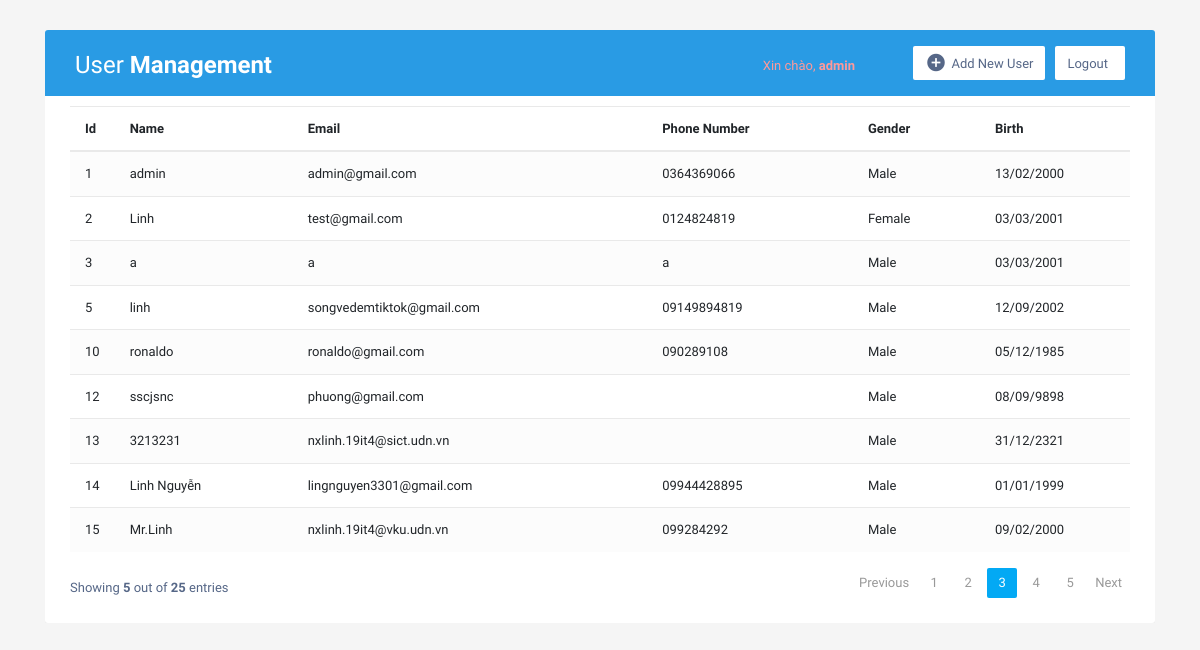
/admin.php (signed in), run on the app's committed database.
### tables this page shows
CREATE TABLE `users` (
  `id` int(11) NOT NULL,
  `name` varchar(50) NOT NULL,
  `email` varchar(255) NOT NULL,
  `sdt` varchar(50) NOT NULL,
  `pass` varchar(50) NOT NULL,
  `birth` date NOT NULL,
  `gender` varchar(50) NOT NULL
);

### admin.php (the view, shortened to what this page needs)
<?php
    include 'config/database.php';
    $query = "SELECT * FROM users";
    $stmt = $conn->prepare($query);
    $stmt->execute();
?>
<!DOCTYPE html>
<html lang="en">
<head>
<link rel="stylesheet" href="https://stackpath.bootstrapcdn.com/bootstrap/4.5.0/css/bootstrap.min.css">
<link rel="stylesheet" href="https://maxcdn.bootstrapcdn.com/font-awesome/4.7.0/css/font-awesome.min.css">
<link rel="stylesheet" href="css/admin.css">
</head>
<body>
<div class="container">
    <div class="row">
        <div class="col-12">
    <div class="table-responsive">
        <div class="table-wrapper">
            <div class="table-title">
                <div class="row">
                    <div class="col-sm-5">
                        <h2>User <b>Management</b></h2>
                    </div>
                    <div class="col-sm-2">
                    </div>
                    <div class="col-sm-2" style="text-align: right; padding-top: 10px; color:#ff9999 ;">Xin chào, <b><?php echo $_SESSION['user_name']; ?></b></div>
                    <div class="col-sm-3">
                        <a href="logout.php" class="btn btn-danger" id="btnLogout"><i class="material-icons"></i> <span>Logout</span></a>
                        <a href="" type="button" data-toggle="modal" data-target="#myModal" class="btn btn-secondary"><i class="material-icons">&#xE147;</i> <span>Add New User</span></a>
                    </div>
                </div>
            </div>
            <table class="table table-striped table-hover">
                <thead>
                    <tr>
                        <th>Id</th>
                        <th>Name</th>
                        <th>Email</th>
                        <th>Phone Number</th>
                        <th>Gender</th>
                        <th>Birth</th>
                    </tr>
                </thead>
                <?php
                    $num = $stmt->rowCount();
                    if($num>0){
                        echo '<tbody>';
                        while($row = $stmt->fetch(PDO::FETCH_ASSOC)){
                            extract($row);
                            $date = date("d/m/Y", strtotime($birth));
                            echo "<tr>
                            <td>{$id}</td>
                            <td>{$name}</td>
                            <td>{$email}</td>
                            <td>{$sdt}</td>
                            <td>{$gender}</td>
                            <td>{$date}</td>
                            ";
                        }
                        echo '</tbody>';
                    }
                    else{
                        echo "<div class='alert alert-danger'>No records found.</div>";
                    }
                ?>
            </table>
            <div class="clearfix">
                <div class="hint-text">Showing <b>5</b> out of <b>25</b> entries</div>
                <ul class="pagination">
                    <li class="page-item disabled"><a href="#">Previous</a></li>
                    <li class="page-item"><a href="#" class="page-link">1</a></li>
                    <li class="page-item"><a href="#" class="page-link">2</a></li>
                    <li class="page-item active"><a href="#" class="page-link">3</a></li>
                    <li class="page-item"><a href="#" class="page-link">4</a></li>
                    <li class="page-item"><a href="#" class="page-link">5</a></li>
                    <li class="page-item"><a href="#" class="page-link">Next</a></li>
                </ul>
            </div>
        </div>
        </div>
    </div>
    </div>
</div>
</body>
</html>

### css/admin.css (style rules this page uses)
body { color: #566787; background: #f5f5f5; font-family: "Varela Round", sans-serif; font-size: 13px; }
.table-responsive { margin: 30px 0; }
.table-wrapper { min-width: 1000px; background: #fff; padding: 20px 25px; border-radius: 3px; box-shadow: 0 1px 1px rgba(0, 0, 0, 0.05); }
.table-title { padding-bottom: 15px; background: #299be4; color: #fff; padding: 16px 30px; margin: -20px -25px 10px; border-radius: 3px 3px 0 0; }
.table-title h2 { margin: 5px 0 0; font-size: 24px; }
.table-title .btn { color: #566787; float: right; font-size: 13px; background: #fff; border: none; min-width: 50px; border-radius: 2px; border: none; outline: none !important; margin-left: 10px; }
.table-title .btn i { float: left; font-size: 21px; margin-right: 5px; }
.table-title .btn span { float: left; margin-top: 2px; }
table.table tr th, table.table tr td { border-color: #e9e9e9; padding: 12px 15px; vertical-align: middle; }
table.table tr th:first-child { width: 20px; }
table.table tr th:last-child { width: 150px; }
table.table-striped tbody tr:nth-of-type(odd) { background-color: #fcfcfc; }
.pagination { float: right; margin: 0 0 5px; }
.pagination li a { border: none; font-size: 13px; min-width: 30px; min-height: 30px; color: #999; margin: 0 2px; line-height: 30px; border-radius: 2px !important; text-align: center; padding: 0 6px; }
.pagination li.active a, .pagination li.active a.page-link { background: #03a9f4; }
.hint-text { float: left; margin-top: 10px; font-size: 13px; }

### data on the page
users: id "1", name "admin", email "admin@gmail.com", sdt "0364369066", gender "Male", birth "13/02/2000"
users: id "2", name "Linh", email "test@gmail.com", sdt "0124824819", gender "Female", birth "03/03/2001"
users: id "3", name "a", email "a", sdt "a", gender "Male", birth "03/03/2001"
users: id "5", name "linh", email "songvedemtiktok@gmail.com", sdt "09149894819", gender "Male", birth "12/09/2002"
users: id "10", name "ronaldo", email "ronaldo@gmail.com", sdt "090289108", gender "Male", birth "05/12/1985"
users: id "12", name "sscjsnc", email "phuong@gmail.com", gender "Male", birth "08/09/9898"
users: id "13", name "3213231", email "nxlinh.19it4@sict.udn.vn", gender "Male", birth "31/12/2321"
users: id "14", name "Linh Nguyễn", email "lingnguyen3301@gmail.com", sdt "09944428895", gender "Male", birth "01/01/1999"
users: id "15", name "Mr.Linh", email "nxlinh.19it4@vku.udn.vn", sdt "099284292", gender "Male", birth "09/02/2000"

### other printed values
$_SESSION['user_name'] "admin"
